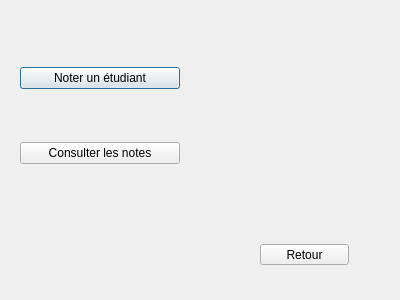
<?xml version="1.0" encoding="UTF-8"?>
<ui version="4.0">
 <class>GestionEtudiants</class>
 <widget class="QDialog" name="GestionEtudiants">
  <property name="geometry">
   <rect>
    <x>0</x>
    <y>0</y>
    <width>400</width>
    <height>300</height>
   </rect>
  </property>
  <property name="windowTitle">
   <string>Dialog</string>
  </property>
  <widget class="QWidget" name="verticalLayoutWidget">
   <property name="geometry">
    <rect>
     <x>20</x>
     <y>20</y>
     <width>160</width>
     <height>191</height>
    </rect>
   </property>
   <layout class="QVBoxLayout" name="verticalLayout">
    <item>
     <widget class="QPushButton" name="noterEtudiant">
      <property name="text">
       <string>Noter un étudiant</string>
      </property>
     </widget>
    </item>
    <item>
     <widget class="QPushButton" name="consulterNotes">
      <property name="text">
       <string>Consulter les notes</string>
      </property>
     </widget>
    </item>
   </layout>
  </widget>
  <widget class="QPushButton" name="retour">
   <property name="geometry">
    <rect>
     <x>260</x>
     <y>244</y>
     <width>89</width>
     <height>21</height>
    </rect>
   </property>
   <property name="text">
    <string>Retour</string>
   </property>
  </widget>
 </widget>
 <resources/>
 <connections/>
</ui>
